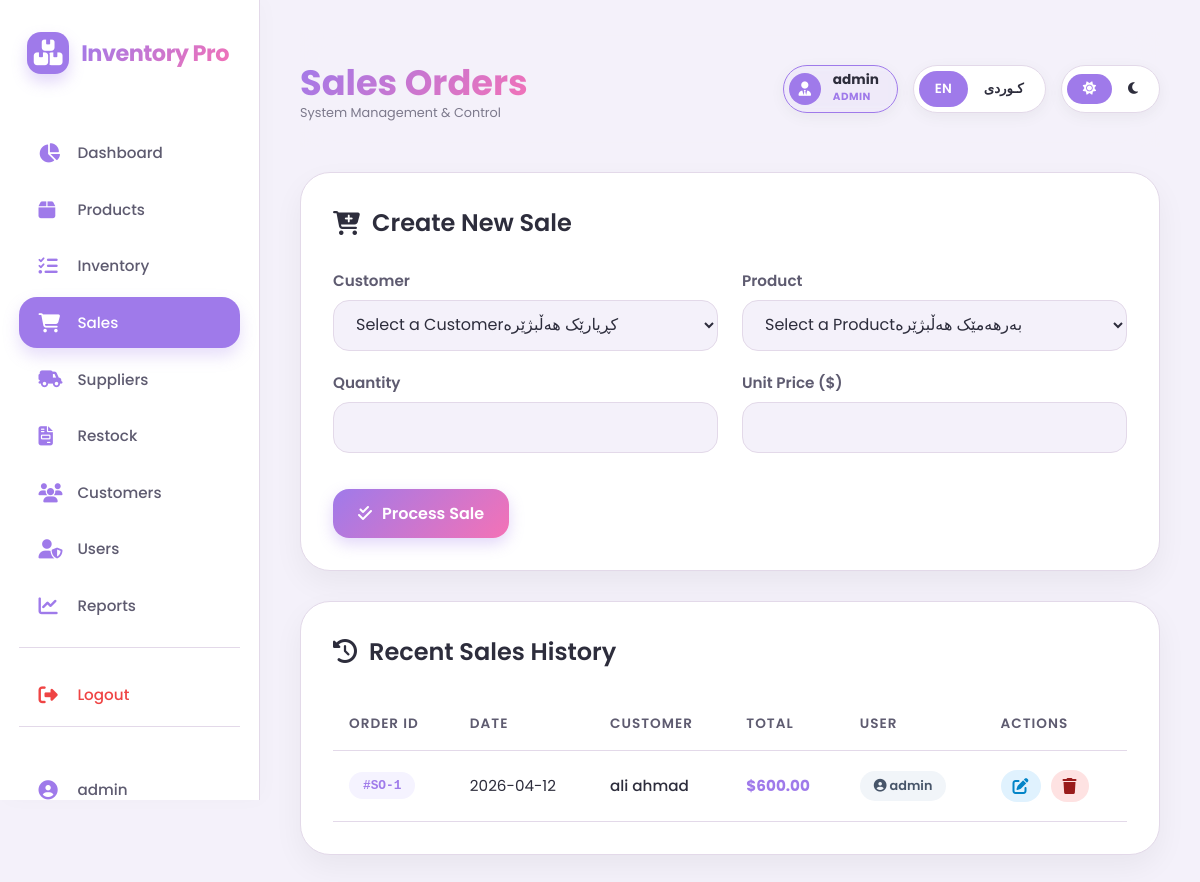
/sales_orders.php (signed in), run on the app's committed database.
### tables this page shows
CREATE TABLE `salesorder` (
  `OrderID` int(11) NOT NULL,
  `CustomerID` int(11) NOT NULL,
  `UserID` int(11) NOT NULL,
  `OrderDate` date NOT NULL,
  `TotalAmount` decimal(10,2) NOT NULL
);

CREATE TABLE `customer` (
  `CustomerID` int(11) NOT NULL,
  `Name` varchar(100) NOT NULL,
  `Phone` varchar(20) DEFAULT NULL,
  `Email` varchar(100) DEFAULT NULL
);

CREATE TABLE `user` (
  `UserID` int(11) NOT NULL,
  `Username` varchar(50) NOT NULL,
  `PasswordHash` varchar(255) NOT NULL,
  `Email` varchar(100) NOT NULL,
  `Role` varchar(20) DEFAULT 'Staff',
  `CreatedAt` timestamp NOT NULL DEFAULT current_timestamp()
);

### sales_orders.php (the view, shortened to what this page needs)
<?php
require_once 'db_connect.php';
$edit_order = null;
$orders_stmt = $pdo->query("SELECT so.OrderID, so.OrderDate, so.TotalAmount, c.Name AS CustomerName, u.Username FROM SalesOrder so JOIN Customer c ON so.CustomerID = c.CustomerID JOIN User u ON so.UserID = u.UserID ORDER BY so.OrderID DESC");
$orders = $orders_stmt->fetchAll();
?>
<?php
include 'includes/header.php';
?>
<div class="card">
    <div class="card-header">
        <h2>
            <i class="fas fa-cart-plus"></i>
            <span data-lang-en><?php echo $edit_order ? 'Edit Order' : 'Create New Sale'; ?></span>
        </h2>
    </div>
    <form method="POST" action="sales_orders.php">
        <div style="display: grid; grid-template-columns: repeat(auto-fit, minmax(280px, 1fr)); gap: 1.5rem;">
            <div class="form-group">
                <label for="customer_id">
                    <span data-lang-en>Customer</span>
                </label>
                <select id="customer_id" name="customer_id" required>
                    <option value=""><span data-lang-en>Select a Customer</span><span data-lang-ckb>کڕیارێک هەڵبژێرە</span></option>
                </select>
            </div>
            <div class="form-group">
                <label for="product_id">
                    <span data-lang-en>Product</span>
                </label>
                <select id="product_id" name="product_id" required>
                    <option value=""><span data-lang-en>Select a Product</span><span data-lang-ckb>بەرهەمێک هەڵبژێرە</span></option>
                </select>
            </div>
        </div>
        <div style="display: grid; grid-template-columns: repeat(auto-fit, minmax(200px, 1fr)); gap: 1.5rem;">
            <div class="form-group">
                <label for="quantity">
                    <span data-lang-en>Quantity</span>
                </label>
                <input type="number" id="quantity" name="quantity" value="<?php echo $edit_order ? htmlspecialchars($edit_order['Quantity']) : ''; ?>" required min="1">
            </div>
            <div class="form-group">
                <label for="unit_price">
                    <span data-lang-en>Unit Price ($)</span>
                </label>
                <input type="number" id="unit_price" name="unit_price" value="<?php echo $edit_order ? htmlspecialchars($edit_order['UnitPrice']) : ''; ?>" required step="0.01" min="0.01">
            </div>
        </div>
        <div style="display: flex; gap: 1rem; margin-top: 1rem;">
            <?php if ($edit_order): ?>
                <button type="submit" name="update_order" class="btn btn-primary">
                    <i class="fas fa-save"></i>
                    <span data-lang-en>Update Order</span>
                    <span data-lang-ckb>نوێکردنەوە</span>
                </button>
                <a href="sales_orders.php" class="btn btn-danger">
                    <i class="fas fa-times"></i>
                    <span data-lang-en>Cancel</span>
                    <span data-lang-ckb>پاشگەزبوونەوە</span>
                </a>
            <?php else: ?>
                <button type="submit" name="create_order" class="btn btn-primary">
                    <i class="fas fa-check-double"></i>
                    <span data-lang-en>Process Sale</span>
                </button>
            <?php endif; ?>
        </div>
    </form>
</div>
<div class="card">
    <div class="card-header">
        <h2>
            <i class="fas fa-history"></i>
            <span data-lang-en>Recent Sales History</span>
        </h2>
    </div>
    <div class="table-container">
        <table>
            <thead>
                <tr>
                    <th><span data-lang-en>Order ID</span><span data-lang-ckb>ژمارەی داواکاری</span></th>
                    <th><span data-lang-en>Date</span><span data-lang-ckb>بەروار</span></th>
                    <th><span data-lang-en>Customer</span><span data-lang-ckb>کڕیار</span></th>
                    <th><span data-lang-en>Total</span><span data-lang-ckb>کۆ</span></th>
                    <th><span data-lang-en>User</span><span data-lang-ckb>بەکارهێنەر</span></th>
                    <th><span data-lang-en>Actions</span><span data-lang-ckb>کردارەکان</span></th>
                </tr>
            </thead>
            <tbody>
                <?php foreach ($orders as $order): ?>
                <tr>
                    <td><span class="badge" style="background: var(--icon-bg); color: var(--accent-purple); font-family: monospace;">#SO-<?php echo htmlspecialchars($order['OrderID']); ?></span></td>
                    <td><?php echo htmlspecialchars($order['OrderDate']); ?></td>
                    <td style="font-weight: 500;"><?php echo htmlspecialchars($order['CustomerName']); ?></td>
                    <td><strong style="color: var(--accent-purple);">$<?php echo htmlspecialchars(number_format($order['TotalAmount'], 2)); ?></strong></td>
                    <td><span class="badge" style="background: #f1f5f9; color: #475569;"><i class="fas fa-user-circle"></i> <?php echo htmlspecialchars($order['Username']); ?></span></td>
                    <td>
                        <div style="display: flex; gap: 10px;">
                            <a href="sales_orders.php?edit_id=<?php echo $order['OrderID']; ?>" class="btn" style="padding: 8px 12px; background: #e0f2fe; color: #0284c7;">
                                <i class="fas fa-edit"></i>
                            </a>
                            <form method="POST" action="sales_orders.php" onsubmit="return confirm('Are you sure? Inventory will be restored.');" style="margin:0;">
                                <button type="submit" name="delete_order" class="btn" style="padding: 8px 12px; background: #fee2e2; color: #991b1b;">
                                    <i class="fas fa-trash"></i>
                                </button>
                            </form>
                        </div>
                    </td>
                </tr>
                <?php endforeach; ?>
            </tbody>
        </table>
    </div>
</div>
<?php include 'includes/footer.php'; ?>

### assets/css/style.css (style rules this page uses)
:root { --transition: background-color 0.3s ease, color 0.2s ease, border-color 0.2s, transform 0.2s ease; }
:root[data-theme="light"] { --bg-primary: #f4f1fa; --bg-card: #ffffff; --bg-sidebar: #ffffff; --text-primary: #2d2d3c; --text-secondary: #5e5b70; --border-light: #e3d9e9; --accent-purple: #9f7aea; --accent-amber: #fbbf24; --accent-pink: #f472b6; --shadow: 0 12px 30px rgba(0, 0, 0, 0.05); --icon-bg: #f5f3ff; --hover-bg: #f1e4f0; --table-row: #faf7fd; --badge-stock: #d1fae5; --badge-low: #fee2e2; --text-badge-stock: #065f46; --text-badge-low: #991b1b; }
* { margin: 0; padding: 0; box-sizing: border-box; font-family: 'Poppins', 'Segoe UI', Tahoma, Geneva, Verdana, sans-serif; transition: var(--transition); }
body { background-color: var(--bg-primary); color: var(--text-primary); min-height: 100vh; display: flex; font-size: 0.95rem; overflow-x: hidden; }
:root[data-theme="light"] { --bg-rgb: 244, 241, 250; }
.card { background: var(--bg-card); border-radius: 30px; padding: 2rem; box-shadow: var(--shadow); border: 1px solid var(--border-light); margin-bottom: 30px; }
.card-header { display: flex; justify-content: space-between; align-items: center; margin-bottom: 1.8rem; }
.card-header h2 { font-size: 1.5rem; font-weight: 600; display: flex; align-items: center; gap: 12px; }
.form-group { margin-bottom: 20px; }
.form-group label { display: block; margin-bottom: 8px; font-weight: 600; color: var(--text-secondary); }
.form-group input, .form-group select, .form-group textarea { width: 100%; padding: 12px 18px; border: 1px solid var(--border-light); border-radius: 16px; background-color: var(--bg-primary); color: var(--text-primary); font-size: 1rem; outline: none; }
.btn { padding: 12px 25px; border-radius: 16px; font-weight: 600; cursor: pointer; border: none; font-size: 1rem; display: inline-flex; align-items: center; gap: 10px; text-decoration: none; }
.btn-primary { background: linear-gradient(135deg, var(--accent-purple), var(--accent-pink)); color: white; box-shadow: 0 6px 15px rgba(159, 122, 234, 0.3); }
.table-container { overflow-x: auto; }
table { width: 100%; border-collapse: collapse; }
th { text-align: inherit; padding: 1rem; color: var(--text-secondary); font-weight: 600; font-size: 0.85rem; text-transform: uppercase; letter-spacing: 1px; border-bottom: 1px solid var(--border-light); }
td { padding: 1.2rem 1rem; border-bottom: 1px solid var(--border-light); }
.badge { padding: 6px 14px; border-radius: 30px; font-size: 0.8rem; font-weight: 600; display: inline-block; }
[data-lang-en], [data-lang-ckb] { display: none; }
body:not(.ku) [data-lang-en] { display: inline; }

### data on the page
salesorder: OrderID "1", OrderDate "2026-04-12", CustomerID.Name "ali ahmad", TotalAmount "600.00", UserID.Username "admin"

### other printed values
$_SESSION['username'] "admin"
$page_title_en "Sales Orders"
$_SESSION['role'] "ADMIN"
